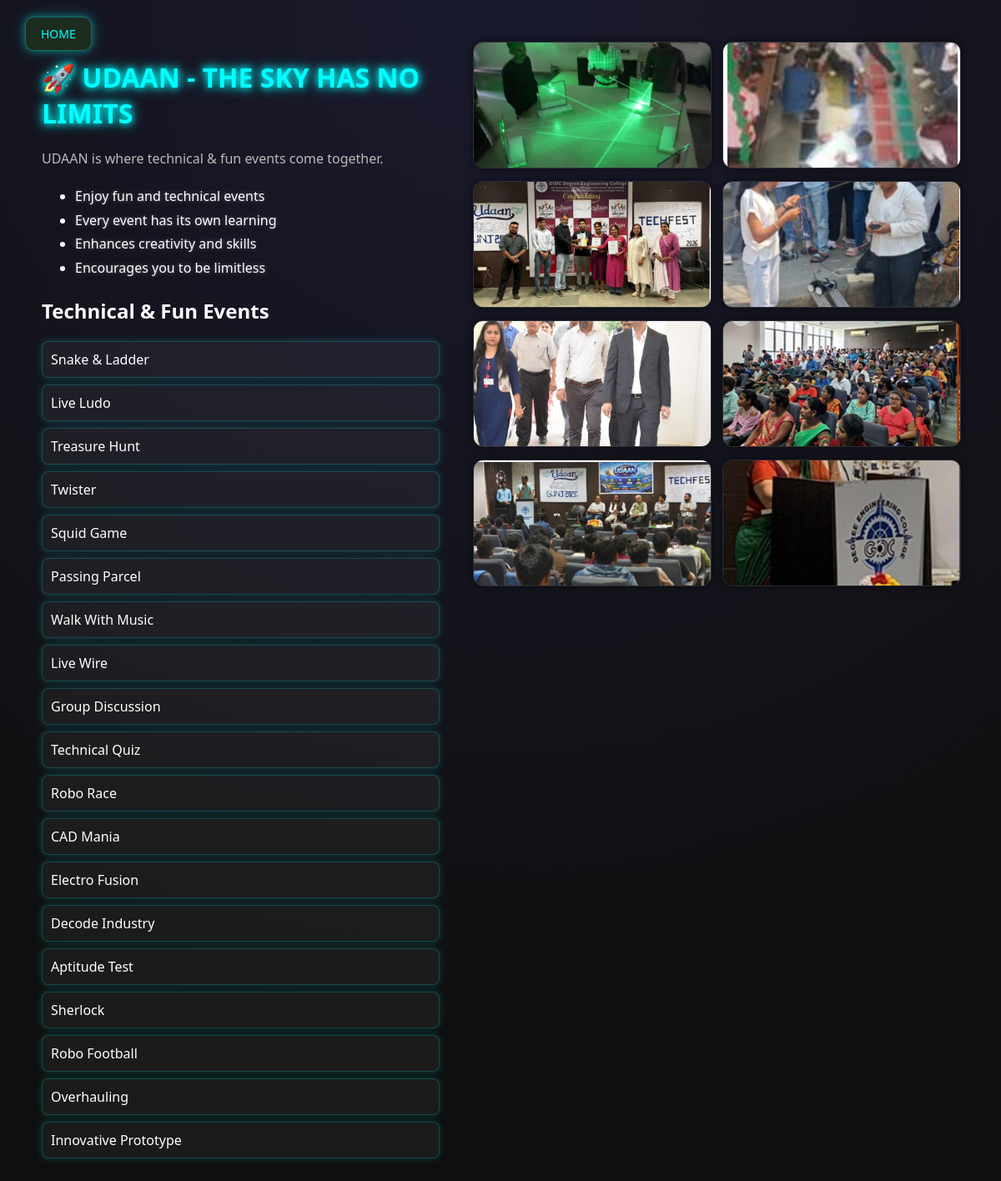
Before: /event/udaan.php with the older database file.
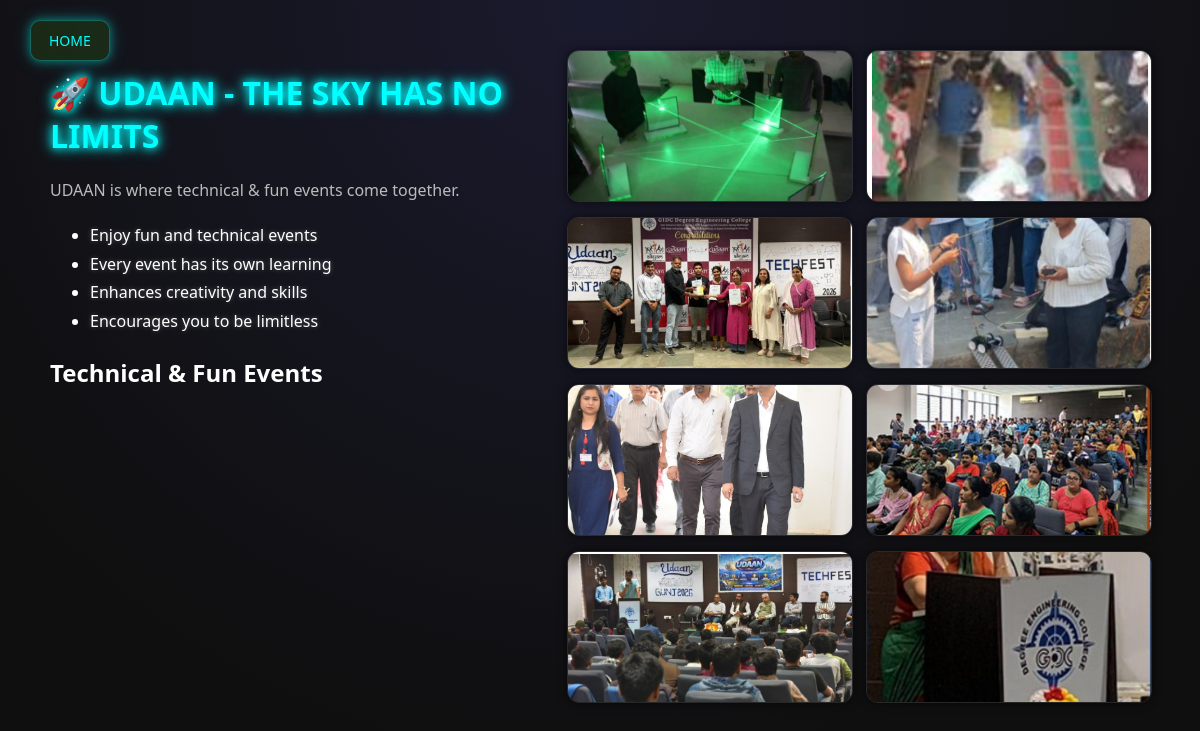
After: the same page with the newer database file.
### tables this page shows
CREATE TABLE events (
    id INT AUTO_INCREMENT PRIMARY KEY,
    category VARCHAR(50),
    event_name VARCHAR(100),
    description TEXT,
    location VARCHAR(150),
    prize VARCHAR(50),
    faculty_coordinator VARCHAR(100),
    student_coordinator VARCHAR(100),
    student_contact VARCHAR(20),
    date DATE
);

### event/udaan.php (the view, shortened to what this page needs)
<!DOCTYPE html>
<html>
<head>
    <link rel="stylesheet" href="event2.css">
</head>
<a href="../index.php" class="back-btn">HOME</a>
<div class="container">
<div class="left">
<h1>🚀 UDAAN - THE SKY HAS NO LIMITS</h1>
<p class="subtitle">
UDAAN is where technical & fun events come together.
</p>
<ul>
<li>Enjoy fun and technical events</li>
<li>Every event has its own learning</li>
<li>Enhances creativity and skills</li>
<li>Encourages you to be limitless</li>
</ul>
<h2>Technical & Fun Events</h2>
<div class="events-list">
<?php
$q = mysqli_query($conn,"SELECT event_name FROM events WHERE category='Technical' OR category='Fun'");
while($row = mysqli_fetch_assoc($q)){
    echo "<p>".$row['event_name']."</p>";
}
?>
</div>
</div>
<div class="right">
<div class="gallery">
<?php
for($i=9;$i<=16;$i++){
    echo "<img src='../images/$i.png'>";
}
?>
</div>
</div>
</div>
</body>
</html>

### event/event2.css (style rules this page uses)
.back-btn { position: fixed; top: 20px; left: 30px; padding: 10px 18px; background: rgba(78, 182, 22, 0.15); backdrop-filter: blur(12px); border-radius: 10px; border: 1px solid rgba(0,255,255,0.3); color: #00ffff; text-decoration: none; font-size: 14px; box-shadow: 0 0 10px rgba(0,255,255,0.4), 0 0 20px rgba(0,255,255,0.2); transition: 0.3s; }
.container { display:flex; padding:50px; gap:40px; }
.left { width:45%; }
.right { width:55%; }
h1 { font-size:32px; color:#00ffff; text-shadow: 0 0 8px #00ffff, 0 0 15px #00ffff; }
.subtitle { color:#bbb; }
ul { margin-top:20px; line-height:1.8; }
ul li { text-shadow: 0 0 5px rgba(255,255,255,0.3); }
.gallery { display:grid; grid-template-columns: repeat(2, 1fr); gap:15px; }
.gallery img { width:100%; height:150px; object-fit:cover; border-radius:12px; transition:0.4s; border: 1px solid rgba(255,255,255,0.1); box-shadow: 0 0 10px rgba(0,0,0,0.6); }
.gallery img { cursor: pointer; }
.events-list p { padding:10px; margin:8px 0; border-radius:8px; background: rgba(255,255,255,0.05); border: 1px solid rgba(0,255,255,0.2); box-shadow: 0 0 8px rgba(0,255,255,0.2); transition: 0.3s; }

Changed rows visible on the page:
removed events: event_name "Snake & Ladder"
removed events: event_name "Live Ludo"
removed events: event_name "Treasure Hunt"
removed events: event_name "Twister"
removed events: event_name "Squid Game"
removed events: event_name "Passing Parcel"
removed events: event_name "Walk With Music"
removed events: event_name "Live Wire"
removed events: event_name "Group Discussion"
removed events: event_name "Technical Quiz"
removed events: event_name "Robo Race"
removed events: event_name "CAD Mania"
removed events: event_name "Electro Fusion"
removed events: event_name "Decode Industry"
removed events: event_name "Aptitude Test"
removed events: event_name "Sherlock"
removed events: event_name "Robo Football"
removed events: event_name "Overhauling"
removed events: event_name "Innovative Prototype"
